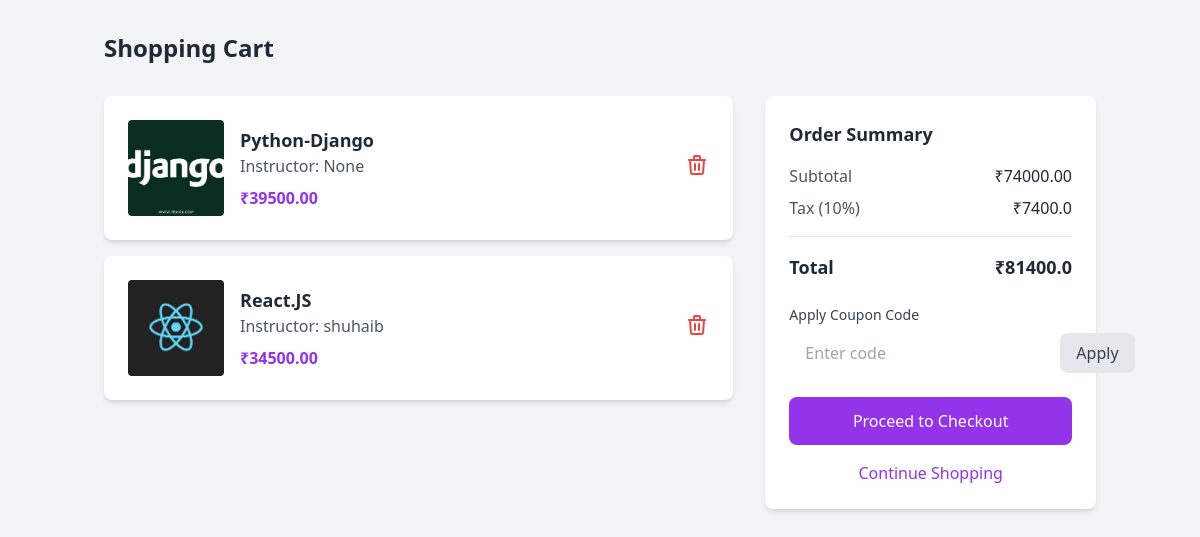
Page /cart/summary (signed in) on the earlier database version.
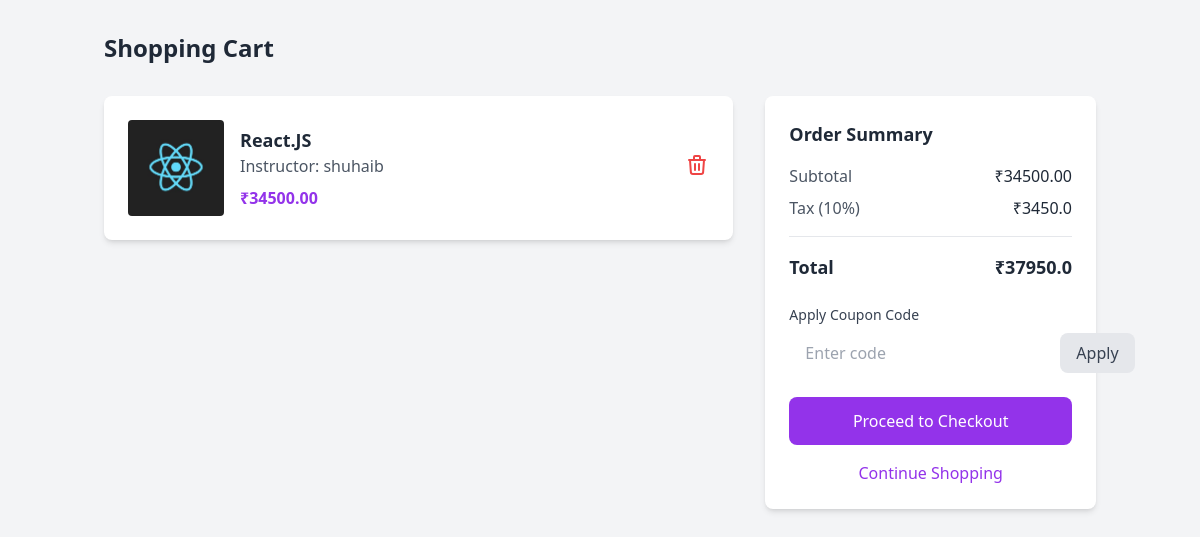
Same page on the later database version.
### instructor/models.py (models this page shows, shortened)
class Cart(models.Model):
    course_instance=models.ForeignKey(Course,on_delete=models.CASCADE,related_name="cart")
    user_instance=models.ForeignKey(User,on_delete=models.CASCADE,related_name="user_cart")

class Course(models.Model):
    owner=models.ForeignKey(User,on_delete=models.SET_NULL,null=True,related_name="owner")
    category=models.ManyToManyField(Category,related_name="category")
    title=models.CharField(max_length=200)
    description=models.TextField()
    image=models.ImageField(upload_to="course_image",null=True,blank=True,default="course_image/default.jpg")
    price=models.DecimalField(max_digits=8,decimal_places=2)
    thumbnail=EmbedVideoField()
    created_date=models.DateField(auto_now_add=True)

class User(AbstractUser):
    options=(
        ("student","student"),("instructor","instructor")
    )
    role=models.CharField(max_length=200,choices=options,default="student")

### student/views.py (the view)
# urls.py: path("cart/summary",studView.CartSummaryView.as_view(),name="cart_summary"),
@method_decorator(login_required,name="dispatch")
class CartSummaryView(View):
    def get(self,request):
        cart_list=Cart.objects.filter(user_instance=request.user)
        summ=sum([cart.course_instance.price for cart in cart_list]) # sum is decimel.decimel now
        print(type(summ)) #decimal.decimal
        tax=(0.1*float(summ)) # tax is float now
        print(type(tax)) #float
        total=tax+float(summ)
        print(total) #81400
        return render(request,"cart_summary.html",{"cart_list":cart_list,"sum":summ,"tax":tax,"total":total})

### student/authentication.py (called while the page is built)
def login_required(fn):
    def wrapper(request, *args, **kwargs):
        if not request.user.is_authenticated:
            messages.warning(request,"You Must Login First")
            return redirect("student_login")
        else:
            return fn(request, *args, **kwargs)
    return wrapper

### student/templates/cart_summary.html (shortened to what this page needs)
<!DOCTYPE html>
<html lang="en">
<head>
    <script src="https://cdn.tailwindcss.com"></script>
    <script src="https://cdnjs.cloudflare.com/ajax/libs/tailwindcss/2.2.19/tailwind.min.js"></script>
</head>
<body class="bg-gray-100">
    {% if cart_list %}
    <div class="container mx-auto px-4 py-8">
        <h1 class="text-2xl font-bold text-gray-800 mb-8">Shopping Cart</h1>
        <div class="flex flex-col md:flex-row gap-8">
            <div class="md:w-2/3">
                {% for cart in cart_list %}
                <div class="bg-white rounded-lg shadow-md p-6 mb-4">
                    <div class="flex items-center">
                        <img src="{{cart.course_instance.image.url}}" alt="Course thumbnail" class="w-24 h-24 object-cover rounded">
                        <div class="flex-1 ml-4">
                            <h2 class="text-lg font-bold text-gray-800">{{cart.course_instance.title}}</h2>
                            <p class="text-gray-600">Instructor: {{cart.course_instance.owner}}</p>
                            <p class="text-purple-600 font-bold mt-2">₹{{cart.course_instance.price}}</p>
                        </div>
                        <a href="{% url 'cart_delete' cart.id %}">
                            <button class="text-red-500 hover:text-red-600">
                            <svg xmlns="http://www.w3.org/2000/svg" class="h-6 w-6" fill="none" viewBox="0 0 24 24" stroke="currentColor">
                                <path stroke-linecap="round" stroke-linejoin="round" stroke-width="2" d="M19 7l-.867 12.142A2 2 0 0116.138 21H7.862a2 2 0 01-1.995-1.858L5 7m5 4v6m4-6v6m1-10V4a1 1 0 00-1-1h-4a1 1 0 00-1 1v3M4 7h16" />
                            </svg>
                        </button>
                        </a>
                    </div>
                </div>
                {% endfor %}
            </div>
            <div class="md:w-1/3">
                <div class="bg-white rounded-lg shadow-md p-6">
                    <h2 class="text-lg font-bold text-gray-800 mb-4">Order Summary</h2>
                    <div class="flex justify-between mb-2">
                        <span class="text-gray-600">Subtotal</span>
                        <span class="text-gray-800">₹{{sum}}</span>
                    </div>
                    <div class="flex justify-between mb-2">
                        <span class="text-gray-600">Tax (10%)</span>
                        <span class="text-gray-800">₹{{tax}}</span>
                    </div>
                    <hr class="my-4">
                    <div class="flex justify-between mb-6">
                        <span class="text-lg font-bold text-gray-800">Total</span>
                        <span class="text-lg font-bold text-gray-800">₹{{total}}</span>
                    </div>
                    <div class="mb-6">
                        <label class="block text-sm font-medium text-gray-700 mb-2">Apply Coupon Code</label>
                        <div class="flex space-x-2">
                            <input type="text"
                                   class="flex-1 rounded-lg border-gray-300 px-4 py-2 focus:ring-purple-500 focus:border-purple-500"
                                   placeholder="Enter code">
                            <button class="bg-gray-200 text-gray-700 px-4 py-2 rounded-lg hover:bg-gray-300">
                                Apply
                            </button>
                        </div>
                    </div>
                    <a href="{% url 'checkout' %}">
                        <button class="w-full bg-purple-600 text-white py-3 rounded-lg hover:bg-purple-700 transition-colors">
                        Proceed to Checkout
                    </button>
                    </a>
                    <button class="w-full text-purple-600 text-center mt-4 hover:text-purple-700">
                        Continue Shopping
                    </button>
                </div>
            </div>
        </div>
    </div>
    {%endif%}
</body>
</html>

Differences in the rows shown:
removed Cart: course_instance.image (picture), course_instance "Python-Django", course_instance.owner "None", course_instance.price "39500.00"
Other differences:
{{ sum }}: "74000.00" → "34500.00"
{{ tax }}: "7400.0" → "3450.0"
{{ total }}: "81400.0" → "37950.0"
